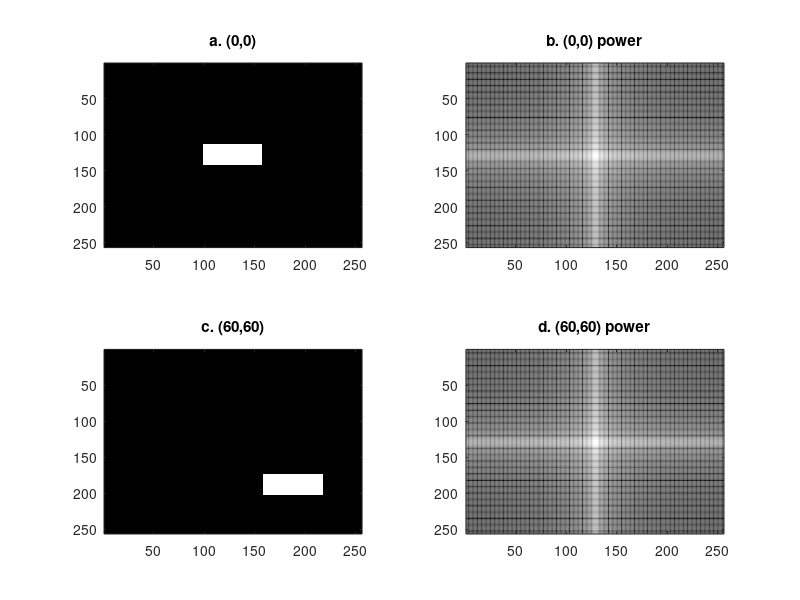

The MATLAB script that drew this image:

clear;
close all;

height = 256;
width = 256;

img00 = zeros(height,width);
img6060 = zeros(height,width);

centerH = height/2;
centerW = width/2;

for y = 1:height
    for x = 1:width
        if(y > centerH-15 && y < centerH+15 && x > centerW - 30 && x < centerW + 30)
            img00(y,x) = 1;
        end
        
        if(y > centerH-15+60 && y < centerH+15+60 && x > centerW - 30+60 && x < centerW + 30+60)
                img6060(y,x) = 1;
        end
    end
end


%img -> freq
img00Freq = fft2(img00);
img6060Freq = fft2(img6060);

shifted00 = fftshift(img00Freq);
shifted6060 = fftshift(img6060Freq);

%get power
img00Power = abs(shifted00).^2;
img6060power = abs(shifted6060).^2;

%{
figure;
colormap(gray);
imagesc(img00);

figure;
colormap(gray);
imagesc(img6060);

figure;
colormap(gray);
imagesc(log(img00Power));

figure;
colormap(gray);
imagesc(log(img6060power));
%}

figure;
subplot(2,2,1);
colormap(gray);
imagesc(img00);
title('a. (0,0)');

subplot(2,2,2);
colormap(gray);
imagesc(log(img00Power));
title('b. (0,0) power');

subplot(2,2,3);
colormap(gray);
imagesc(img6060);
title('c. (60,60)');

subplot(2,2,4);
colormap(gray);
imagesc(log(img6060power));
title('d. (60,60) power');

%パワースペクトルは見た目が同じ
%->パワースペクトルには振幅と周波数を表す. 画像は長方形の位置が違う(位相)
%パワースペクトルには位相の情報は残っていないので(複素数値に位相の情報がある)
%2つのパワースペクトルの画像の違いは位相
